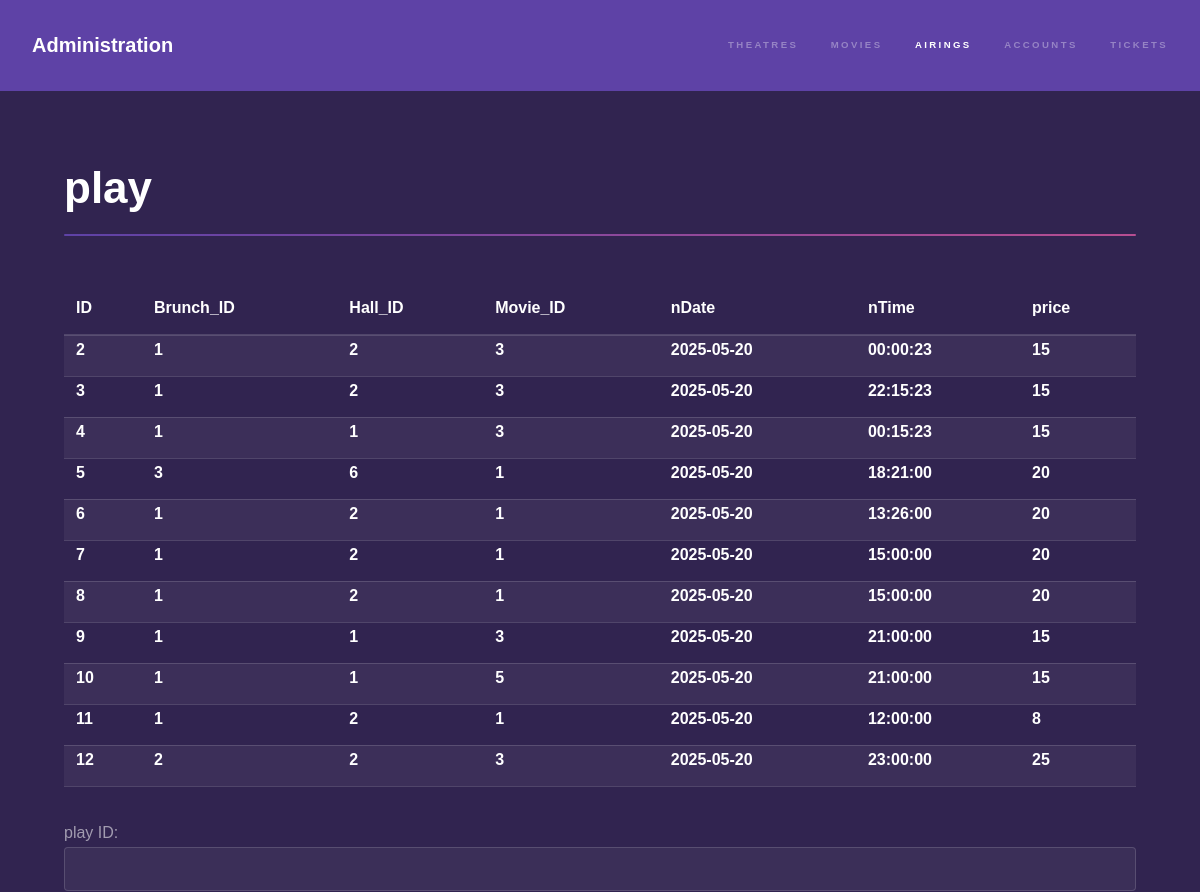
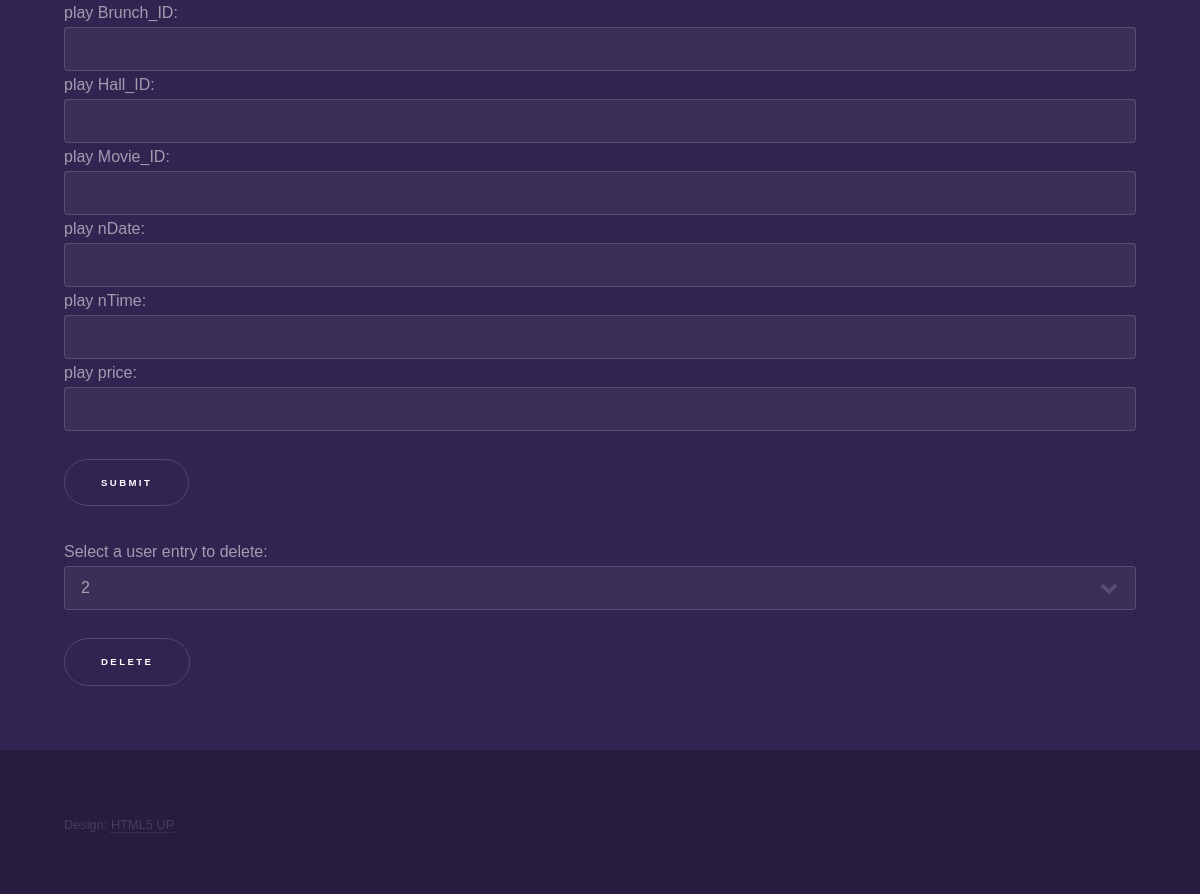
Page /PHP/Airings.php on the committed database (2 pictures, top to bottom).
### tables this page shows
CREATE TABLE IF NOT EXISTS `play` (
  `ID` int(10) NOT NULL AUTO_INCREMENT,
  `Brunch_ID` int(3) NOT NULL,
  `Hall_ID` int(3) NOT NULL,
  `Movie_ID` int(9) NOT NULL,
  `nDate` date NOT NULL,
  `nTime` time NOT NULL,
  `price` int(11) NOT NULL,
  PRIMARY KEY (`ID`),
  KEY `Brunch_ID` (`Brunch_ID`),
  KEY `Hall_ID` (`Hall_ID`),
  KEY `Movie_ID` (`Movie_ID`)
);

### PHP/Airings.php (the view, shortened to what this page needs)
<!DOCTYPE HTML>
<html>
<?php
include_once 'C:\wamp\www\includes\database.php';
?>
<head>
    <link rel="stylesheet" href="../assets/css/main.css" />
</head>
<body class="is-preload">
<header id="header">
    <a href="admin.php" class="title">Administration</a>
    <nav>
        <ul>
            <li><a href="Theatres.php">Theatres</a></li>
            <li><a href="adMovies.php">Movies</a></li>
            <li><a href="Airings.php" class="active">Airings</a></li>
            <li><a href="Accounts.php">Accounts</a></li>
            <li><a href="adTickets.php">Tickets</a></li>
        </ul>
    </nav>
</header>
<div id="wrapper">
    <section id="main" class="wrapper">
        <div class="inner">
            <h1 class="major">play</h1>
            <?php
            $sql = "SELECT * FROM play";
            $result = mysqli_query($conn, $sql);
            $rowCount = mysqli_num_rows($result);
            if ($rowCount > 0) {
                print "<table><thead><tr><th>ID</th><th>Brunch_ID</th><th>Hall_ID</th><th>Movie_ID</th><th>nDate</th><th>nTime</th><th>price</th></tr></thead><tbody>";
                while ($row = mysqli_fetch_assoc($result)) {
                    print "<tr><th>{$row["ID"]}</th><th>{$row["Brunch_ID"]}</th><th>{$row["Hall_ID"]}</th><th>{$row["Movie_ID"]}</th><th>{$row["nDate"]}</th><th>{$row["nTime"]}</th><th>{$row["price"]}</th></tr>";
                }
                print "</tbody></table>";
            }
            ?>
            <form method="post">
                play ID:<br>
                <input type="text" name="uID">
                play Brunch_ID:<br>
                <input type="text" name="Brunch_ID" required>
                play Hall_ID:<br>
                <input type="text" name="Hall_ID" required>
                play Movie_ID:<br>
                <input type="text" name="Movie_ID" required>
                play nDate:<br>
                <input type="text" name="nDate" required>
                play nTime:<br>
                <input type="text" name="nTime" required>
                play price:<br>
                <input type="text" name="price" required>
                <br>
                <input type='submit' value='submit'>
            </form>
            <form method="post">
                Select a user entry to delete:
                <select name="duID">
                    <?php
                    $sql = "SELECT ID FROM play";
                    $result = mysqli_query($conn, $sql);
                    $rowCount = mysqli_num_rows($result);
                    if ($rowCount > 0) {
                        while ($row = mysqli_fetch_assoc($result)) {
                            print "<option value='{$row["ID"]}'>{$row["ID"]}</option>";
                        }
                    }
                    ?>
                    <br>
                    <input type='submit' value='delete'>
                </select></form>
        </div>
    </section>
</div>
<footer id="footer" class="wrapper alt">
    <div class="inner">
        <ul class="menu">
            <li>Design: <a href="http://html5up.net">HTML5 UP</a></li>
        </ul>
    </div>
</footer>
</body>
</html>

### rows in the picture
play: ID "2", Brunch_ID "1", Hall_ID "2", Movie_ID "3", nDate "2025-05-20", nTime "00:00:23", price "15"
play: ID "3", Brunch_ID "1", Hall_ID "2", Movie_ID "3", nDate "2025-05-20", nTime "22:15:23", price "15"
play: ID "4", Brunch_ID "1", Hall_ID "1", Movie_ID "3", nDate "2025-05-20", nTime "00:15:23", price "15"
play: ID "5", Brunch_ID "3", Hall_ID "6", Movie_ID "1", nDate "2025-05-20", nTime "18:21:00", price "20"
play: ID "6", Brunch_ID "1", Hall_ID "2", Movie_ID "1", nDate "2025-05-20", nTime "13:26:00", price "20"
play: ID "7", Brunch_ID "1", Hall_ID "2", Movie_ID "1", nDate "2025-05-20", nTime "15:00:00", price "20"
play: ID "8", Brunch_ID "1", Hall_ID "2", Movie_ID "1", nDate "2025-05-20", nTime "15:00:00", price "20"
play: ID "9", Brunch_ID "1", Hall_ID "1", Movie_ID "3", nDate "2025-05-20", nTime "21:00:00", price "15"
play: ID "10", Brunch_ID "1", Hall_ID "1", Movie_ID "5", nDate "2025-05-20", nTime "21:00:00", price "15"
play: ID "11", Brunch_ID "1", Hall_ID "2", Movie_ID "1", nDate "2025-05-20", nTime "12:00:00", price "8"
play: ID "12", Brunch_ID "2", Hall_ID "2", Movie_ID "3", nDate "2025-05-20", nTime "23:00:00", price "25"

### other values in the picture
form field duID "2"
